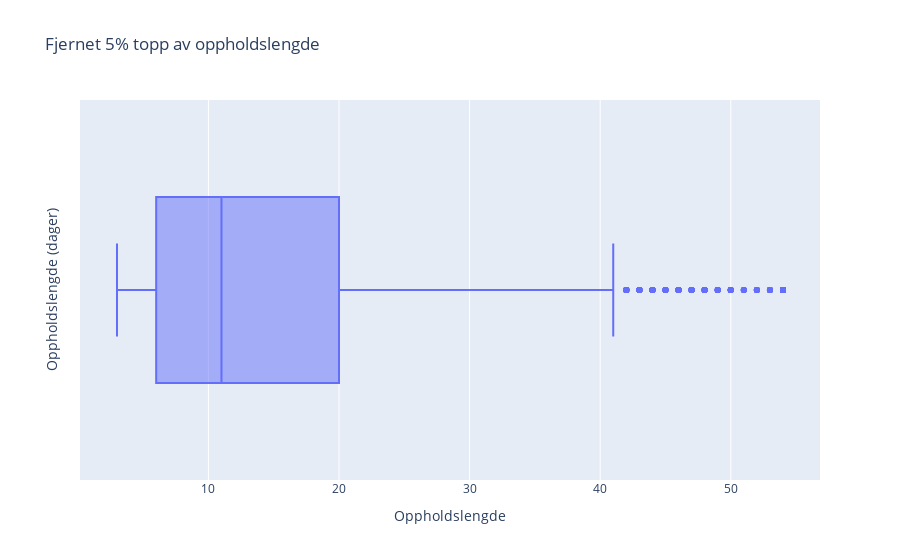

Here is the notebook cell this chart was saved with:
### Code cell
if if_clip_5:
    y_train_95 = y_train.clip(upper=q95)

    df_winsorized = pd.DataFrame({'Fjernet 5% topp av oppholdslengde': y_train_95})

    fig = px.box(df_winsorized, x='Fjernet 5% topp av oppholdslengde', title="Fjernet 5% topp av oppholdslengde")
    fig.update_layout(
        yaxis_title="Oppholdslengde (dager)",
        xaxis_title="Oppholdslengde"
    )
    fig.show()

### Figure 1 — Plotly figure (JSON) as saved in the notebook; plotly's stock layout.template omitted (floating-point values rounded to 4 significant figures; data arrays with more than 128 entries replaced by an {"elided": "..."} marker saying what was removed)
{"data": [{"alignmentgroup": "True", "hovertemplate": "Fjernet 5% topp av oppholdslengde=%{x}<extra></extra>", "legendgroup": "", "marker": {"color": "#636efa"}, "name": "", "notched": false, "offsetgroup": "", "orientation": "h", "showlegend": false, "type": "box", "x": {"elided": "5415 int values"}, "x0": " ", "xaxis": "x", "y0": " ", "yaxis": "y"}], "layout": {"boxmode": "group", "legend": {"tracegroupgap": 0}, "title": {"text": "Fjernet 5% topp av oppholdslengde"}, "xaxis": {"anchor": "y", "domain": [0, 1], "title": {"text": "Oppholdslengde"}}, "yaxis": {"anchor": "x", "domain": [0, 1], "title": {"text": "Oppholdslengde (dager)"}}}}
